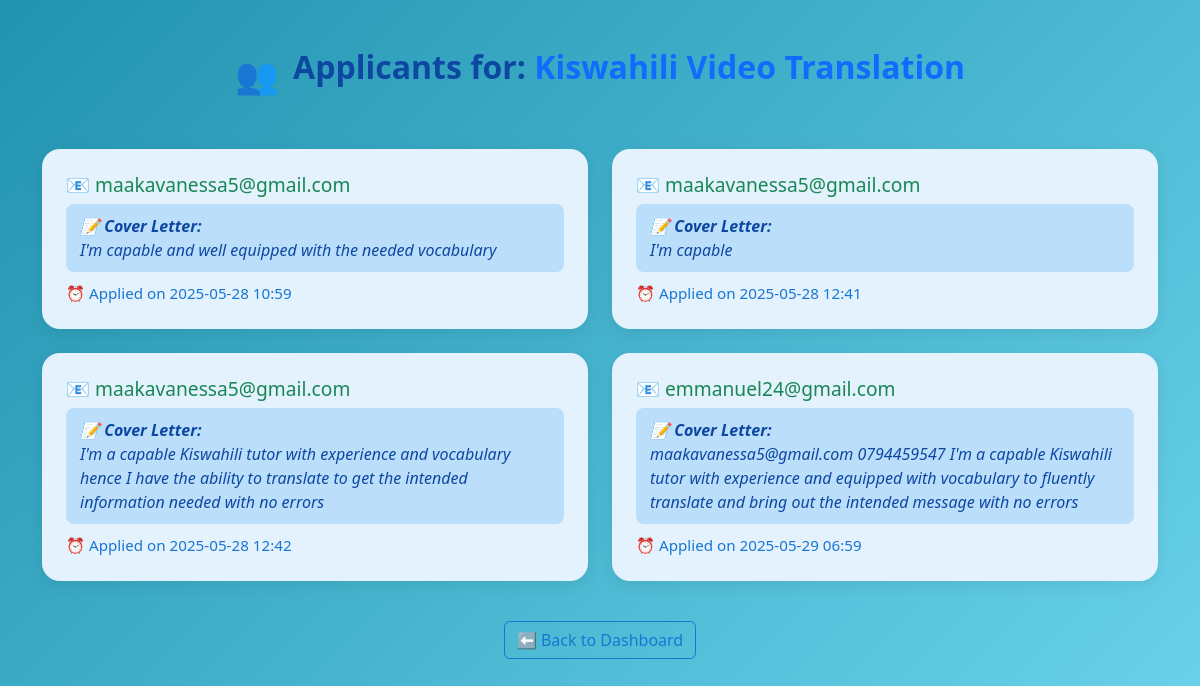
The page /job/11/applicants (signed in) on the database its author committed.
### app.py (models this page shows)
class Job(db.Model):
    id = db.Column(db.Integer, primary_key=True)
    title = db.Column(db.String(200), nullable=False)
    description = db.Column(db.Text, nullable=False)
    budget = db.Column(db.Integer, nullable=False)
    deadline = db.Column(db.String(100), nullable=False)
    created_at = db.Column(db.DateTime, default=datetime.utcnow)
    employer_id = db.Column(db.Integer, db.ForeignKey('user.id'))

class User(db.Model):
    id = db.Column(db.Integer, primary_key=True)
    email = db.Column(db.String(100), unique=True, nullable=False)
    password = db.Column(db.String(100), nullable=False)
    role = db.Column(db.String(20), nullable=False)

class Application(db.Model):
    id = db.Column(db.Integer, primary_key=True)
    job_id = db.Column(db.Integer, db.ForeignKey('job.id'))
    freelancer_id = db.Column(db.Integer, db.ForeignKey('user.id'))
    cover_letter = db.Column(db.Text, nullable=True)
    applied_at = db.Column(db.DateTime, default=datetime.utcnow)

### app.py (the view)
@app.route('/job/<int:job_id>/applicants')
def view_applicants(job_id):
    if 'user_id' not in session:
        return redirect(url_for('login'))
    job = Job.query.get_or_404(job_id)
    if job.employer_id != session['user_id']:
        return "Unauthorized", 403
    applications = Application.query.filter_by(job_id=job.id).all()
    freelancers = [
        {'application': app, 'freelancer': User.query.get(app.freelancer_id)}
        for app in applications
    ]
    return render_template('view_applicants.html', job=job, freelancers=freelancers)

### templates/view_applicants.html (shortened to what this page needs)
<!DOCTYPE html>
<html lang="en">
<head>
  <link href="https://cdn.jsdelivr.net/npm/bootstrap@5.3.0/dist/css/bootstrap.min.css" rel="stylesheet">
</head>
<body>
  <div class="container py-5">
    <div class="text-center mb-5">
      <span class="header-emoji">👥</span>
      <h2 class="fw-bold d-inline">Applicants for: <span class="text-primary">{{ job.title }}</span></h2>
    </div>
    {% if freelancers %}
      <div class="row g-4">
        {% for entry in freelancers %}
          <div class="col-md-6">
            <div class="card applicant-card p-4">
              <h5 class="card-title text-success">
                📧 {{ entry.freelancer.email }}
              </h5>
              <div class="cover-letter">
                <strong>📝 Cover Letter:</strong><br>{{ entry.application.cover_letter }}
              </div>
              <div class="applied-date">
                ⏰ Applied on {{ entry.application.applied_at.strftime('%Y-%m-%d %H:%M') }}
              </div>
            </div>
          </div>
        {% endfor %}
      </div>
    {% else %}
      <div class="alert alert-info text-center">
        <span style="font-size:1.5rem;">😔</span><br>
        No applicants have applied for this job yet.
      </div>
    {% endif %}
    <div class="text-center back-btn">
      <a href="{{ url_for('dashboard') }}" class="btn btn-outline-secondary">
        ⬅️ Back to Dashboard
      </a>
    </div>
  </div>
</body>
</html>

### templates/view_applicants.html (style rules this page uses)
body { background: linear-gradient(135deg, #2193b0 0%, #6dd5ed 100%); min-height: 100vh; }
.applicant-card { border-radius: 18px; box-shadow: 0 4px 16px rgba(0,0,0,0.08); background: #e3f2fd; transition: transform 0.15s; border: none; }
.card-title { font-size: 1.2rem; display: flex; align-items: center; gap: 8px; color: #1565c0; }
.cover-letter { background: #bbdefb; border-radius: 8px; padding: 10px 14px; margin-bottom: 10px; font-style: italic; color: #0d47a1; }
.applied-date { font-size: 0.95rem; color: #1976d2; display: flex; align-items: center; gap: 5px; }
.back-btn { margin-top: 40px; }
.header-emoji { font-size: 2.2rem; vertical-align: middle; margin-right: 10px; }
.fw-bold.d-inline { color: #0d47a1 !important; }
.btn-outline-secondary { border-color: #1976d2; color: #1976d2; }

### rows shown on the page
Job: title "Kiswahili Video Translation"
User: freelancer.email "maakavanessa5@gmail.com" "maakavanessa5@gmail.com" "maakavanessa5@gmail.com"
Application: application.cover_letter "I'm capable and well equipped with the needed vocabulary", application.applied_at "2025-05-28 10:59"
Application: application.cover_letter "I'm capable", application.applied_at "2025-05-28 12:41"
Application: application.cover_letter "I'm a capable Kiswahili tutor with experience and vocabulary hence I have the ability to translate to get the intended information needed with no errors", application.applied_at "2025-05-28 12:42"
User: freelancer.email "emmanuel24@gmail.com"
Application: application.cover_letter "maakavanessa5@gmail.com 0794459547 I'm a capable Kiswahili tutor with experience and equipped with vocabulary to fluently translate and bring out the intended message with no errors", application.applied_at "2025-05-29 06:59"
